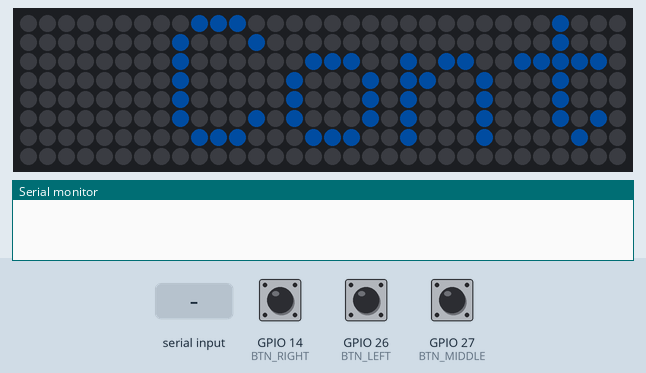
This sketch was run on a simulated ESP32. Parts: 32×8 RGB LED matrix (first LED top left, wired row by row), the last lines printed to the serial monitor. The test bench sets the inputs (shaded band); at power-on: GPIO 14 (BTN_RIGHT) HIGH, GPIO 26 (BTN_LEFT) HIGH, GPIO 27 (BTN_MIDDLE) HIGH. Dim RGB values are drawn brighter than linear.

Above: at 1.26 s.
1.3 s: GPIO 14 (BTN_RIGHT) pulled LOW for 0.15 s
At 1.36 s:
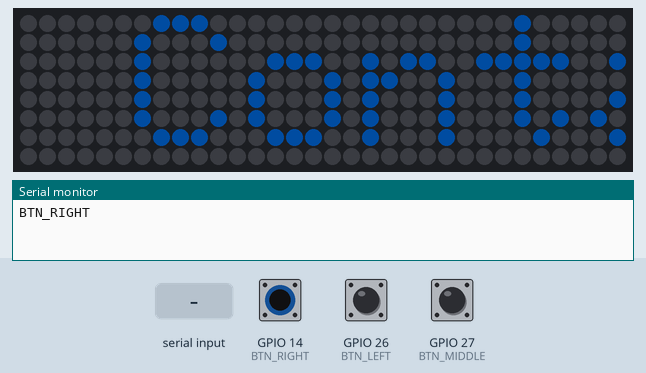
2.0 s: GPIO 26 (BTN_LEFT) pulled LOW for 0.15 s
At 2.01 s:
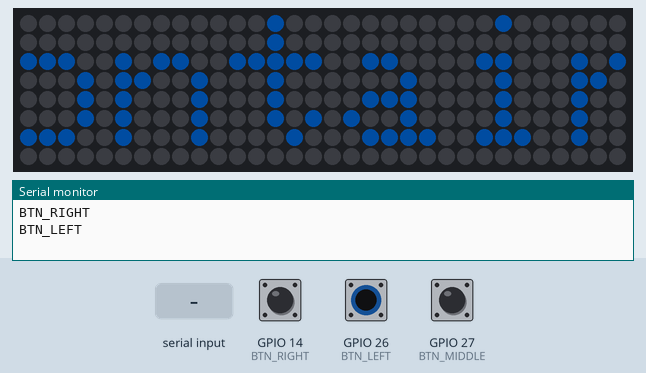

The sketch:

isc25-ulanzi.ino
```cpp
#include <Arduino.h>
#include <FastLED.h>
#include <Adafruit_GFX.h>
#include <Adafruit_NeoMatrix.h>
#include <ArduinoJson.h>

// ======== Matrix Configuration ========
#define LED_PIN     32
#define MATRIX_WIDTH 32
#define MATRIX_HEIGHT 8
#define NUM_LEDS (MATRIX_WIDTH * MATRIX_HEIGHT)
#define COLOR_ORDER GRB
#define CHIPSET     WS2812
// ======== Buttons ========
#define BTN_LEFT   26
#define BTN_MIDDLE 27
#define BTN_RIGHT  14

CRGB leds[NUM_LEDS];

// Matrix setup (top-left, left to right, row-major)
Adafruit_NeoMatrix matrix = Adafruit_NeoMatrix(
  MATRIX_WIDTH, MATRIX_HEIGHT, LED_PIN,
  NEO_MATRIX_TOP + NEO_MATRIX_LEFT + NEO_MATRIX_ROWS + NEO_MATRIX_ZIGZAG,
  NEO_GRB + NEO_KHZ800
);

// ======== Text Scroll State ========
String scrollText = "Containers everywhere";
int16_t scrollX = MATRIX_WIDTH;
uint16_t textColor = matrix.Color(0, 178, 233);
unsigned long lastScroll = 0;
int scrollSpeed = 50; // ms per scroll frame
bool scrollEnabled = true;
// ======== Image State and Buffer ========
bool receivingImage = false;
int imageBytesReceived = 0;
uint8_t imageBuffer[768];  // 32x8x3
// ======== Buttons ========
volatile bool btnLeftPressed = false;
volatile bool btnMiddlePressed = false;
volatile bool btnRightPressed = false;
unsigned long lastBtnTime = 0;
const unsigned long debounceDelay = 200;

// ======== Interrupts ========
void IRAM_ATTR handleBtnLeft() {
  if (millis() - lastBtnTime > debounceDelay) {
    btnLeftPressed = true;
    lastBtnTime = millis();
  }
}
void IRAM_ATTR handleBtnMiddle() {
  if (millis() - lastBtnTime > debounceDelay) {
    btnMiddlePressed = true;
    lastBtnTime = millis();
  }
}
void IRAM_ATTR handleBtnRight() {
  if (millis() - lastBtnTime > debounceDelay) {
    btnRightPressed = true;
    lastBtnTime = millis();
  }
}

// ======== Setup ========
void setup() {
  pinMode(15, INPUT_PULLDOWN);
  Serial.begin(115200);
  matrix.begin();
  matrix.setTextWrap(false);
  matrix.setBrightness(40);
  matrix.setTextColor(textColor);
  matrix.fillScreen(0);
  matrix.show();

  pinMode(BTN_LEFT, INPUT_PULLUP);
  pinMode(BTN_MIDDLE, INPUT_PULLUP);
  pinMode(BTN_RIGHT, INPUT_PULLUP);
  attachInterrupt(digitalPinToInterrupt(BTN_LEFT), handleBtnLeft, FALLING);
  attachInterrupt(digitalPinToInterrupt(BTN_MIDDLE), handleBtnMiddle, FALLING);
  attachInterrupt(digitalPinToInterrupt(BTN_RIGHT), handleBtnRight, FALLING);
}

// ======== Handle JSON Commands ========
void handleJsonCommand(const String& json) {
  StaticJsonDocument<512> doc;
  DeserializationError error = deserializeJson(doc, json);

  if (error) {
    Serial.println("JSON Parse Error");
    return;
  }

  const char* cmd = doc["command"];
  if (!cmd) return;


  if (strcmp(cmd, "fill_color") == 0) {
    scrollEnabled = false;
    int r = doc["r"] | 0;
    int g = doc["g"] | 0;
    int b = doc["b"] | 0;
    matrix.fillScreen(matrix.Color(r, g, b));
    matrix.show();
  }
  else if (strcmp(cmd, "display_text") == 0) {
    scrollEnabled = false;
    const char* txt = doc["text"] | "";
    int r = doc["r"] | 255;
    int g = doc["g"] | 255;
    int b = doc["b"] | 255;
    matrix.fillScreen(0);
    matrix.setCursor(0, 0);
    matrix.setTextColor(matrix.Color(r, g, b));
    matrix.print(txt);
    matrix.show();
  }
  else if (strcmp(cmd, "scroll_text") == 0) {
    scrollEnabled = true;
    scrollText = doc["text"] | "";
    scrollSpeed = doc["speed"] | 50;
    int r = doc["r"] | 255;
    int g = doc["g"] | 255;
    int b = doc["b"] | 255;
    textColor = matrix.Color(r, g, b);
    scrollX = matrix.width();
  }
  else if (strcmp(cmd, "start_image") == 0) {
    scrollEnabled = false;
    receivingImage = true;
    imageBytesReceived = 0;
    Serial.println("READY_FOR_IMAGE"); // optional confirmation
  }
  else if (strcmp(cmd, "set_brightness") == 0) {
    int brightness = doc["value"] | 40;
    brightness = constrain(brightness, 0, 255);
    matrix.setBrightness(brightness);
    matrix.show();
  }
}


// ======== Read Serial JSON ========
String serialBuffer;

void readSerialJson() {
  while (Serial.available()) {
    char c = Serial.read();
    if (c == '\n') {
      handleJsonCommand(serialBuffer);
      serialBuffer = "";
    } else {
      serialBuffer += c;
    }
  }
}

// ======== Scroll Text ========
void updateScrollingText() {
  if (!scrollEnabled || scrollText.length() == 0) return;

  unsigned long now = millis();
  if (now - lastScroll >= scrollSpeed) {
    lastScroll = now;
    matrix.fillScreen(0);
    matrix.setCursor(scrollX, 0);
    matrix.setTextColor(textColor);
    matrix.print(scrollText);
    matrix.show();
    scrollX--;
    if (scrollX < -((int)scrollText.length() * 6)) {
      scrollX = matrix.width();  // restart
    }
  }
}

// ======== Read Serial Image ========
void handleImageData() {
  while (Serial.available() && imageBytesReceived < sizeof(imageBuffer)) {
    imageBuffer[imageBytesReceived++] = Serial.read();
  }

  if (imageBytesReceived >= sizeof(imageBuffer)) {
    // Image complete
    receivingImage = false;
    drawImageFromBuffer();
  }
}
// ======== Draw Image to Matrix ========
void drawImageFromBuffer() {
  int index = 0;
  for (int y = 0; y < MATRIX_HEIGHT; y++) {
    for (int x = 0; x < MATRIX_WIDTH; x++) {
      uint8_t r = imageBuffer[index++];
      uint8_t g = imageBuffer[index++];
      uint8_t b = imageBuffer[index++];
      matrix.drawPixel(x, y, matrix.Color(r, g, b));
    }
  }
  matrix.show();
}

// ======== Main Loop ========
void loop() {
  if (btnLeftPressed) {
    btnLeftPressed = false;
    Serial.println("BTN_LEFT");
  }
  if (btnMiddlePressed) {
    btnMiddlePressed = false;
    Serial.println("BTN_MIDDLE");
  }
  if (btnRightPressed) {
    btnRightPressed = false;
    Serial.println("BTN_RIGHT");
  }

  if (receivingImage) {
    handleImageData();
  } else {
    readSerialJson();
    updateScrollingText();
  }
}
```
